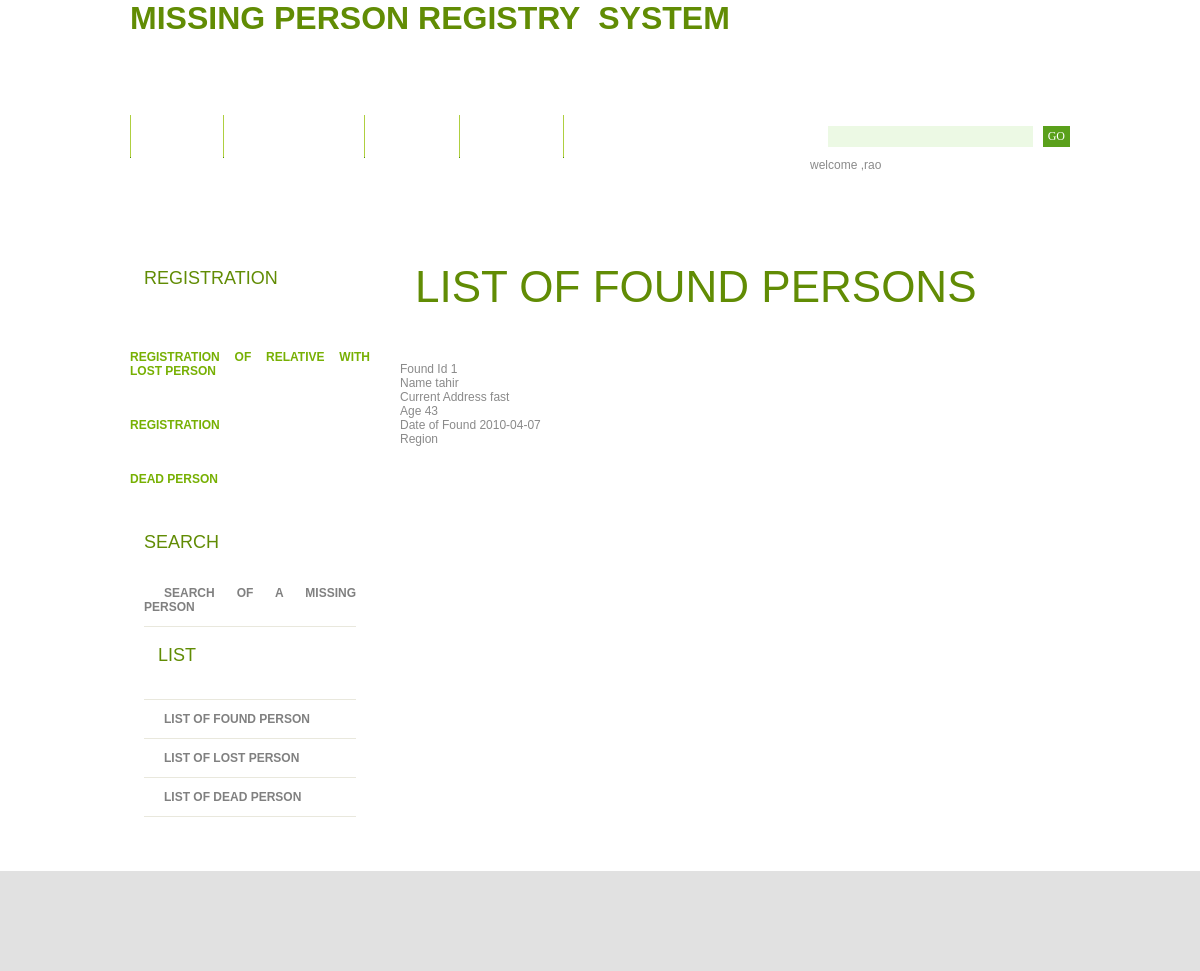
Screenshot of /admin_foundlist.PHP (signed in) with the database file from the repository.
### tables this page shows
CREATE TABLE `jos_found_person` (
  `found_id` int(10) unsigned NOT NULL AUTO_INCREMENT,
  `name` varchar(45) DEFAULT NULL,
  `current_address` varchar(45) DEFAULT NULL,
  `age` float DEFAULT NULL,
  `date_of_found` date DEFAULT NULL,
  `region` varchar(100) DEFAULT NULL,
  PRIMARY KEY (`found_id`)
);

### admin_foundlist.PHP (the view, shortened to what this page needs)
<!DOCTYPE html PUBLIC "-//W3C//DTD XHTML 1.0 Strict//EN" "http://www.w3.org/TR/xhtml1/DTD/xhtml1-strict.dtd">
<html xmlns="http://www.w3.org/1999/xhtml">
<head>
<link href="style.css" rel="stylesheet" type="text/css" media="screen" />
</head>
<body>
	<div id="logo">
		<h2 class="title" style="height: 72px; font-size: xx-large"><strong>
		MISSING PERSON REGISTRY&nbsp; SYSTEM </strong>  </h2>
	</div>
	<div id="header">
		<div id="menu">
			<ul>
				<li><a href="#" class="index.php">Home</a></li>
				<li class="current_page_item"><a href="adminlogin.php">ADMIN LOGIN</a></li>
				<li><a href="about.php">About</a></li>
				<li><a href="contact.php">Contact</a></li>
				<li><a href="faq.php">FAQ</a></li>
			</ul>
		</div>
		<div id="search">
			<form method="get" action="">
				<fieldset>
				<input type="text" name="s" id="search-text" size="15" />
				<input type="submit" id="search-submit" value="GO" />
				</fieldset>
			</form>
		</div>
	</div>
	<?php
   if (isset($_SESSION['admin'] ))
   {
   echo "<p>welcome ," . $_SESSION['admin']."</p>";
   } else
   header ("location:wrong.php");
   ?>
	<div id="page">
		<div id="content">
		  <div class="post">
				<h1 class="title">list of found persons</h1>
				<p class="title">&nbsp;</p>
				<?php
$result = mysql_query("SELECT * from jos_found_person;");
while($row = mysql_fetch_array($result))
  {
				       	echo 'Found Id                 ',$row['found_id'],"<br />";
						echo 'Name                            ',$row['name'],"<br />";
						echo 'Current Address                             ',$row['current_address'],"<br />";
						echo 'Age                         ',$row['age'],"<br />";
						echo 'Date of Found                       ',$row['date_of_found'],"<br />";
						echo 'Region                       ',$row['region'],"<br />";
			 echo "<br />","<br />","<br />";
  }
?> 			  </div>
		</div>
		<div id="sidebar">
			<ul>
				<li>
					<h2>REGISTRATION</h2>
					<li><a href="relative.php"><strong>REGISTRATION OF RELATIVE WITH LOST PERSON</strong></a></li>
					<li><a href="registration.php"><strong>REGISTRATION</strong></a></li>
					<li><a href="dead.php"><strong>DEAD PERSON</strong></a></li>
				</li>
				<li>
					<h2>SEARCH</h2>
					<ul>
						<li class="style1"><a href="searching.php"><strong>SEARCH OF A MISSING
						PERSON</strong></a><strong>&nbsp; </strong> </li>
						<li class="style1">
					<h2>LIST</h2>
						</li>
						<li><a href="admin_foundlist.php"><strong>LIST OF FOUND PERSON</strong></a></li>
						<li><a href="admin_missinglist.php"><strong>LIST OF LOST PERSON</strong></a></li>
						<li><a href="admin_deadlist.php"><strong>LIST OF DEAD PERSON</strong></a></li>
					</ul>
				</li>
			</ul>
		</div>
		<div style="clear: both;">&nbsp;</div>
	</div>
	<div id="footer">
	</div>
</body>
</html>

### style.css (style rules this page uses)
body { margin: 0; padding: 0; background: #FFFFFF url(images/img01.gif) repeat-x left top; font-family: Arial, Helvetica, sans-serif; font-size: 12px; color: #8A8A8A; }
h1, h2, h3 { margin: 0; text-transform: uppercase; font-weight: normal; color: #618C04; }
h1 { font-size: 44px; }
h2 { font-size: 18px; }
p, ul, ol { margin-top: 0; line-height: 240%; text-align: justify; }
a { color: #77B003; }
#header { width: 940px; height: 36px; margin: 0 auto; }
#menu { float: left; width: 680px; height: 43px; background: url(images/img02.jpg) no-repeat left top; }
#menu ul { margin: 0; padding: 0px 0px 0px 0px; list-style: none; line-height: normal; }
#menu li { display: block; float: left; }
#menu a { display: block; float: left; height: 30px; margin: 0; padding: 13px 30px 0px 30px; background: url(images/img02.gif) no-repeat left top; text-decoration: none; text-align: center; text-transform: capitalize; font-family: Arial, Helvetica, sans-serif; font-size: 12px; font-weight: bold; color: #FFFFFF; }
#search { float: right; width: 260px; }
#search form { float: right; margin: 0; padding: 11px 0px 0 0; }
#search fieldset { margin: 0; padding: 0; border: none; }
#search input { float: left; font: 12px Georgia, "Times New Roman", Times, serif; border: none; }
#search-text { width: 200px; height: 18px; padding: 3px 0 0 5px; border: 1px solid #333333; background: #ECF9E4; color: #000000; }
#search-submit { height: 21px; margin-left: 10px; padding: 0px 5px; background: #5AA01B; color: #FFFFFF; }
#page { width: 940px; margin: 0 auto; padding: 70px 0px 0px 0px; }
#logo { width: 940px; height: 115px; margin: 0 auto; }
#content { float: right; width: 670px; }
.post { margin-bottom: 45px; }
.post .title { height: 44px; padding-left: 15px; }
#sidebar { float: left; width: 240px; font-family: Arial, Helvetica, sans-serif; font-size: 12px; }
#sidebar ul { margin: 0; padding: 0; list-style: none; line-height: normal; }
#sidebar li { margin-bottom: 30px; padding: 0 0 10px 0px; }
#sidebar li ul { margin: 0px 14px; }
#sidebar li li { margin: 0; padding: 12px 0px; border-bottom: 1px solid #E9E8DD; background: url(images/img08.gif) no-repeat left 18px; }
#sidebar li li a { padding: 0px 0px 0px 20px; font-weight: normal; color: #808080; }
#sidebar h2 { height: 30px; margin: 0 0 10px 0px; padding: 6px 0 2px 14px; background: url(images/img05.gif) repeat-x left top; text-transform: capitalize; font-size: 18px; font-weight: normal; color: #618C04; }
#sidebar a { text-align: left; text-decoration: none; font-weight: bold; }
#footer { width: 100%; height: 100px; margin: 0 auto; padding: 0; background: #E1E1E1; }

### admin_foundlist.PHP (style rules this page uses)
.style1 { color: #808080; }

### rows the page displays
jos_found_person: found_id "1", name "tahir", current_address "fast", age "43", date_of_found "2010-04-07"

### other values shown
$_SESSION['admin'] "rao"
